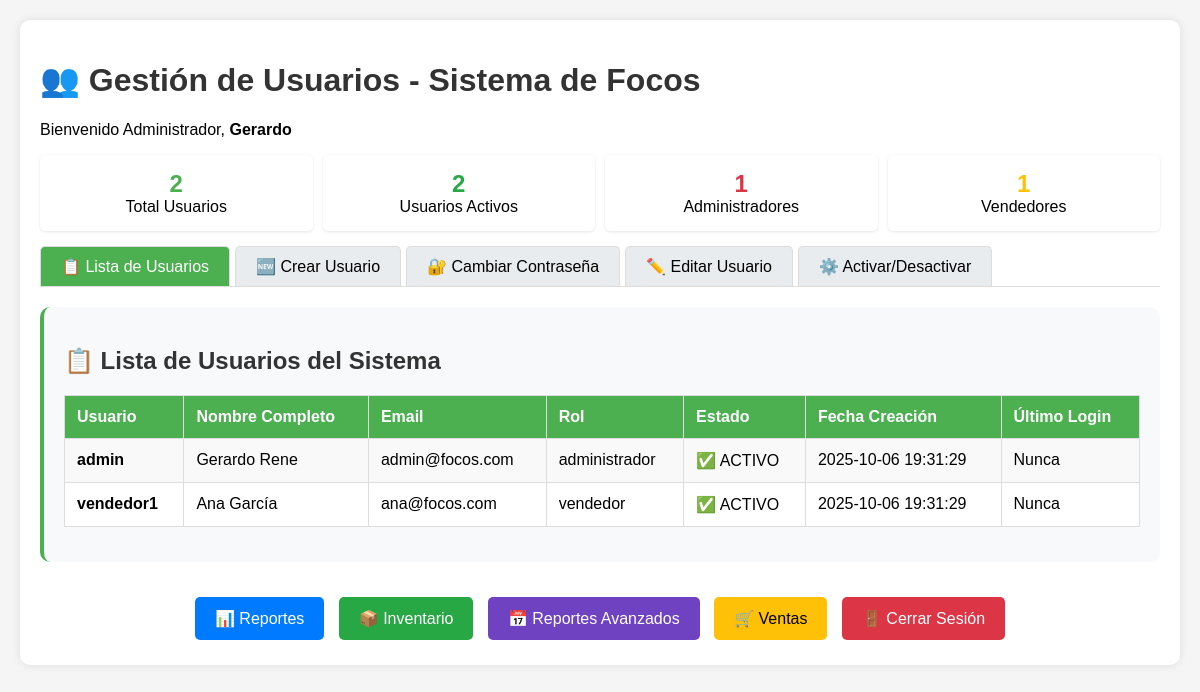
The page /sistema_focos/gestion_usuarios.php (signed in) on the database its author committed.
### tables this page shows
CREATE TABLE `usuarios` (
  `id` int NOT NULL AUTO_INCREMENT,
  `username` varchar(50) NOT NULL,
  `password_hash` varchar(255) NOT NULL,
  `nombre` varchar(100) NOT NULL,
  `apellido` varchar(100) NOT NULL,
  `email` varchar(150) DEFAULT NULL,
  `rol` enum('administrador','vendedor') NOT NULL DEFAULT 'vendedor',
  `activo` tinyint DEFAULT '1',
  `fecha_creacion` timestamp NULL DEFAULT CURRENT_TIMESTAMP,
  `ultimo_login` timestamp NULL DEFAULT NULL,
  PRIMARY KEY (`id`),
  UNIQUE KEY `username` (`username`),
  UNIQUE KEY `email` (`email`)
);

### sistema_focos/gestion_usuarios.php (the view, shortened to what this page needs)
<?php
include 'conexion.php';
?>
<!DOCTYPE html>
<html>
<head>
</head>
<body>
    <div class="container">
        <h1>👥 Gestión de Usuarios - Sistema de Focos</h1>
        <p>Bienvenido Administrador, <strong><?php echo $_SESSION['nombre']; ?></strong></p>
        <div class="usuario-stats">
            <?php
            $sql_stats = "SELECT
                         COUNT(*) as total_usuarios,
                         SUM(activo = 1) as usuarios_activos,
                         SUM(rol = 'administrador') as administradores,
                         SUM(rol = 'vendedor') as vendedores
                         FROM usuarios";
            $result_stats = $conexion->query($sql_stats);
            $stats = $result_stats->fetch_assoc();
            ?>
            <div class="stat-card">
                <div style="font-size: 24px; font-weight: bold; color: #4CAF50;"><?php echo $stats['total_usuarios']; ?></div>
                <div>Total Usuarios</div>
            </div>
            <div class="stat-card">
                <div style="font-size: 24px; font-weight: bold; color: #28a745;"><?php echo $stats['usuarios_activos']; ?></div>
                <div>Usuarios Activos</div>
            </div>
            <div class="stat-card">
                <div style="font-size: 24px; font-weight: bold; color: #dc3545;"><?php echo $stats['administradores']; ?></div>
                <div>Administradores</div>
            </div>
            <div class="stat-card">
                <div style="font-size: 24px; font-weight: bold; color: #ffc107;"><?php echo $stats['vendedores']; ?></div>
                <div>Vendedores</div>
            </div>
        </div>
        <div class="nav-tabs">
            <div class="nav-tab active" onclick="mostrarTab('tab-lista')">📋 Lista de Usuarios</div>
            <div class="nav-tab" onclick="mostrarTab('tab-crear')">🆕 Crear Usuario</div>
            <div class="nav-tab" onclick="mostrarTab('tab-password')">🔐 Cambiar Contraseña</div>
            <div class="nav-tab" onclick="mostrarTab('tab-editar')">✏️ Editar Usuario</div>
            <div class="nav-tab" onclick="mostrarTab('tab-estado')">⚙️ Activar/Desactivar</div>
        </div>
        <div id="tab-lista" class="tab-content active">
            <div class="seccion">
                <h2>📋 Lista de Usuarios del Sistema</h2>
                <?php
                $sql = "SELECT id, username, nombre, apellido, email, rol, activo, fecha_creacion, ultimo_login
                        FROM usuarios
                        ORDER BY activo DESC, fecha_creacion DESC";
                $result = $conexion->query($sql);
                if ($result->num_rows > 0) {
                    echo "<table>";
                    echo "<tr>
                            <th>Usuario</th>
                            <th>Nombre Completo</th>
                            <th>Email</th>
                            <th>Rol</th>
                            <th>Estado</th>
                            <th>Fecha Creación</th>
                            <th>Último Login</th>
                          </tr>";
                    while($row = $result->fetch_assoc()) {
                        $clase = $row['activo'] == 0 ? 'inactivo' : '';
                        $estado = $row['activo'] == 0 ? '❌ INACTIVO' : '✅ ACTIVO';
                        $ultimo_login = $row['ultimo_login'] ? $row['ultimo_login'] : 'Nunca';
                        echo "<tr class='$clase'>";
                        echo "<td><strong>{$row['username']}</strong></td>";
                        echo "<td>{$row['nombre']} {$row['apellido']}</td>";
                        echo "<td>{$row['email']}</td>";
                        echo "<td>{$row['rol']}</td>";
                        echo "<td>{$estado}</td>";
                        echo "<td>{$row['fecha_creacion']}</td>";
                        echo "<td>{$ultimo_login}</td>";
                        echo "</tr>";
                    }
                    echo "</table>";
                } else {
                    echo "<p>No hay usuarios registrados.</p>";
                }
                ?>
            </div>
        </div>
        <div style="margin-top: 30px; text-align: center;">
            <a href="reportes.php" style="background: #007bff; color: white; padding: 12px 20px; text-decoration: none; border-radius: 5px; margin: 5px; display: inline-block;">📊 Reportes</a>
            <a href="gestion_inventario.php" style="background: #28a745; color: white; padding: 12px 20px; text-decoration: none; border-radius: 5px; margin: 5px; display: inline-block;">📦 Inventario</a>
            <a href="reportes_avanzados.php" style="background: #6f42c1; color: white; padding: 12px 20px; text-decoration: none; border-radius: 5px; margin: 5px; display: inline-block;">📅 Reportes Avanzados</a>
            <a href="ventas.php" style="background: #ffc107; color: black; padding: 12px 20px; text-decoration: none; border-radius: 5px; margin: 5px; display: inline-block;">🛒 Ventas</a>
            <a href="logout.php" style="background: #dc3545; color: white; padding: 12px 20px; text-decoration: none; border-radius: 5px; margin: 5px; display: inline-block;">🚪 Cerrar Sesión</a>
        </div>
    </div>
</body>
</html>

### sistema_focos/gestion_usuarios.php (style rules this page uses)
body { font-family: Arial, sans-serif; margin: 20px; background-color: #f5f5f5; }
.container { max-width: 1200px; margin: 0 auto; background: white; padding: 20px; border-radius: 10px; box-shadow: 0 0 10px rgba(0,0,0,0.1); }
.seccion { background: #f8f9fa; padding: 20px; margin: 20px 0; border-radius: 10px; border-left: 4px solid #4CAF50; }
h1, h2, h3 { color: #333; }
table { width: 100%; border-collapse: collapse; margin: 15px 0; background: white; }
th, td { border: 1px solid #ddd; padding: 12px; text-align: left; }
th { background-color: #4CAF50; color: white; font-weight: bold; }
tr:nth-child(even) { background-color: #f9f9f9; }
.nav-tabs { display: flex; margin-bottom: 20px; border-bottom: 1px solid #ddd; }
.nav-tab { padding: 10px 20px; background: #e9ecef; border: 1px solid #ddd; border-bottom: none; border-radius: 5px 5px 0 0; margin-right: 5px; cursor: pointer; }
.nav-tab.active { background: #4CAF50; color: white; }
.tab-content { display: none; }
.tab-content.active { display: block; }
.usuario-stats { display: grid; grid-template-columns: repeat(auto-fit, minmax(150px, 1fr)); gap: 10px; margin: 15px 0; }
.stat-card { background: white; padding: 15px; border-radius: 5px; text-align: center; box-shadow: 0 1px 3px rgba(0,0,0,0.1); }

### rows shown on the page
usuarios: username "admin", nombre "Gerardo", apellido "Rene", email "admin@focos.com", rol "administrador", activo "✅ ACTIVO", fecha_creacion "2025-10-06 19:31:29", ultimo_login "Nunca"
usuarios: username "vendedor1", nombre "Ana", apellido "García", email "ana@focos.com", rol "vendedor", activo "✅ ACTIVO", fecha_creacion "2025-10-06 19:31:29", ultimo_login "Nunca"

### other values the page prints
$_SESSION['nombre'] "Gerardo"
$stats['total_usuarios'] "2"
$stats['usuarios_activos'] "2"
$stats['administradores'] "1"
$stats['vendedores'] "1"
